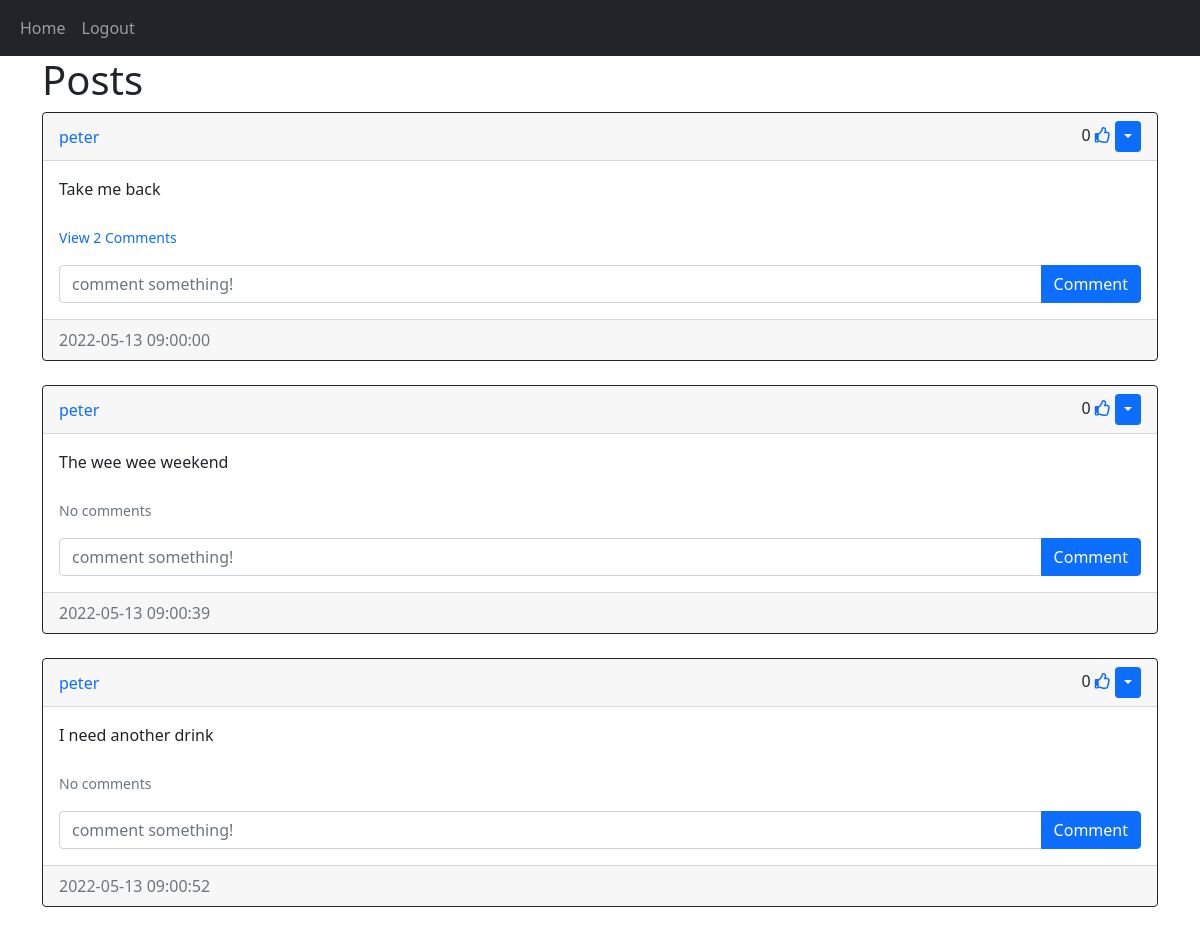
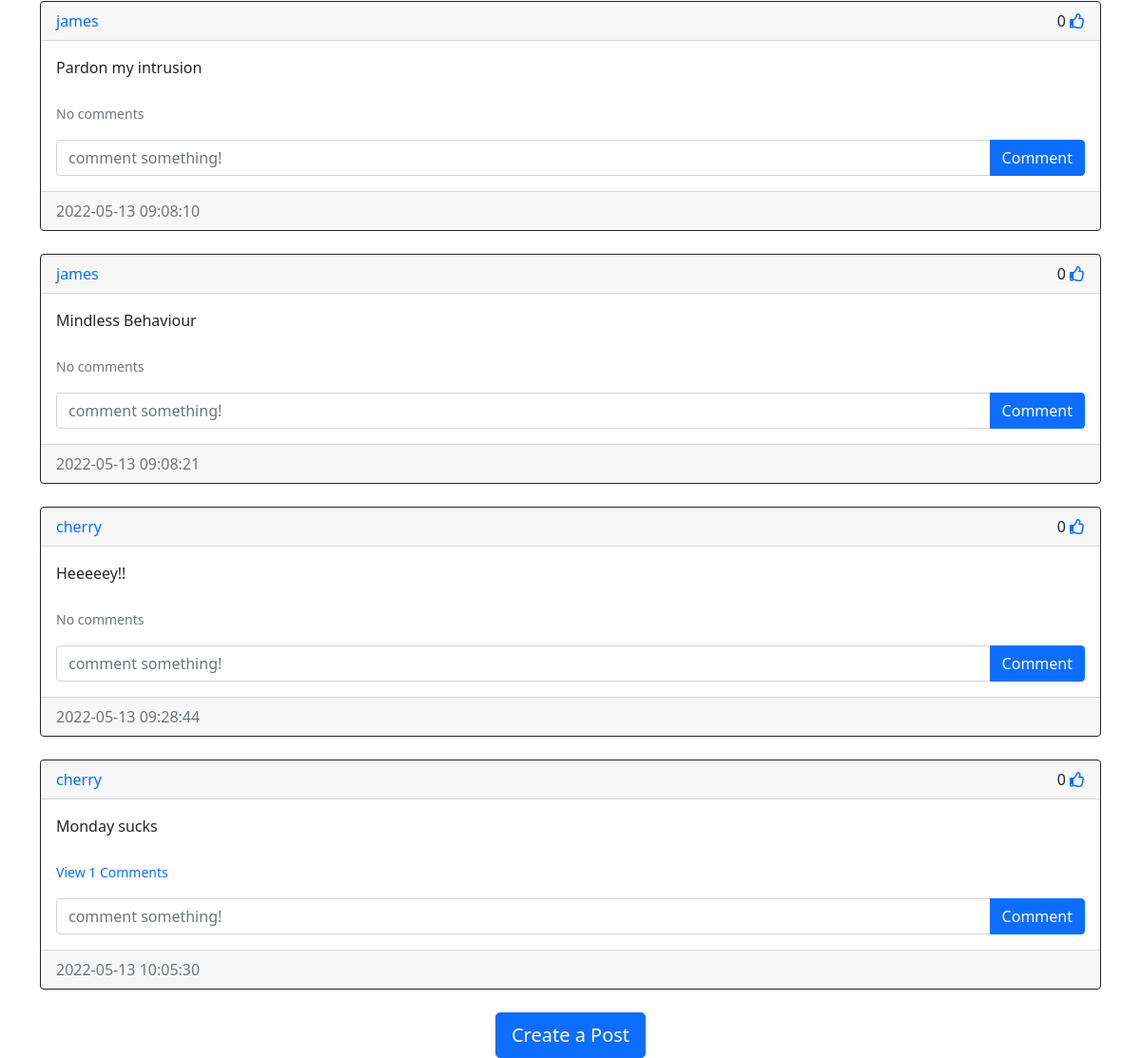
The app's page /home (signed in) with its own data (2 pictures, top to bottom).
### website/models/posts.py (models this page shows)
class Post(db.Model):
    id = db.Column(db.Integer, primary_key = True)
    text = db.Column(db.Text, nullable = False)
    date_created = db.Column(db.DateTime (timezone = True), default = func.now())
    author = db.Column(db.Integer, db.ForeignKey('user.id', ondelete = 'CASCADE'), nullable= False)
    comments = db.relationship('Comment', backref = 'post', passive_deletes = True)

### website/models/user.py (models this page shows)
class User(db.Model, UserMixin):
    id = db.Column(db.Integer, primary_key = True)
    email = db.Column(db.String(150), unique = True)
    username = db.Column(db.String(150), unique = True)
    password = db.Column(db.String(150))
    date_created = db.Column(db.DateTime (timezone = True), default = func.now())
    posts = db.relationship('Post', backref = 'user', passive_deletes = True)
    comments = db.relationship('Comment', backref = 'user', passive_deletes = True)
    likes = db.relationship('Like', backref = 'user', passive_deletes = True)

### website/views.py (the view)
@views.route('/')
@views.route('/home')
@login_required
def home():
    posts = Post.query.all()
    return render_template('home.html', user = current_user, posts = posts)

### website/__init__.py (called while the page is built)
def create_app():
    app = Flask(__name__)
    app.config['SECRET_KEY'] = '3456789032072dsjhe$@!@*hnui12'
    app.config['SQLALCHEMY_DATABASE_URI'] = f'sqlite:///{DB_NAME}'
    app.config['SQLALCHEMY_TRACK_MODIFICATIONS'] = False
    db.init_app(app)
    app.register_blueprint(views, url_prefix = '/')
    app.register_blueprint(auth, url_prefix = '/')
    create_database(app)
    login_manager = LoginManager()
    login_manager.login_view = 'auth.login'
    login_manager.init_app(app)
    @login_manager.user_loader
    def load_user(id):
       return User.query.get(int(id))
    return app

### website/templates/home.html (shortened to what this page needs)
{% extends 'posts_div.html' %}

### website/templates/posts_div.html (shortened to what this page needs)
{% extends 'base.html' %}
{% block content %}
<h1 align="'center">{% block header %}Posts{% endblock %}</h1>
<div id="posts">
    {% for post in posts %}
    <div class="card border-dark">
        <div class="card-header d-flex justify-content-between align-items-center">
            <a href="/posts/{{post.user.username}}" style="text-decoration: none;">{{post.user.username}}</a>
            <div>
                {{post.likes|length}}
                {% if user.id in post.likes|map(attribute = 'author')|list %}
                <a href="/like_post/{{post.id}}"><i class="fas fa-thumbs-up"></i></a>
                {% else %}
                <a href="/like_post/{{post.id}}"><i class="far fa-thumbs-up"></i></a>
                {% endif %}
                {% if user.id == post.author %}
                <div class="btn-group">
                    <button type="button" class="btn btn-sm btn-primary dropdown-toggle" data-bs-toggle = "dropdown"></button>
                </div>
                {% endif %}
            </div>
        </div>
        <div class="card-body">
            <div class="card-text">{{post.text}}</div>
            <br/>
            <p class="card-text">
                {% if post.comments|length > 0 %}
                <a href="#comments-{{post.id}}" data-bs-toggle="collapse" role="button" style="text-decoration: none;">
                <small>View {{post.comments|length}} Comments</small>
                </a>
                {% else %}
                <small class="text-muted">No comments</small>
                {% endif %}
            </p>
            <form action="/create_comment/{{post.id}}" method = 'POST' class="input-group mb3">
                <input type="text" name="text" id="text" class="form-control" placeholder="comment something!" />
                <button type="submit" class="btn btn-primary">Comment</button>
            </form>
        </div>
        <div class="card-footer text-muted">{{post.date_created}}</div>
    </div>
    <br/>
    {% endfor %}
    </div>
    {% block footer %}
    <div align = 'center'>
        <a href="/create_post">
            <button class="btn btn-primary btn-lg">
            Create a Post
            </button>
        </a>
    </div>
{% endblock %}
{% endblock %}

### records on screen
Post: user.username "peter", likes|length "0", text "Take me back", comments|length "2", date_created "2022-05-13 09:00:00"
Post: user.username "peter", likes|length "0", text "The wee wee weekend", shows "No comments", date_created "2022-05-13 09:00:39"
Post: user.username "peter", likes|length "0", text "I need another drink", shows "No comments", date_created "2022-05-13 09:00:52"
Post: user.username "james", likes|length "0", text "Pardon my intrusion", shows "No comments", date_created "2022-05-13 09:08:10"
Post: user.username "james", likes|length "0", text "Mindless Behaviour", shows "No comments", date_created "2022-05-13 09:08:21"
Post: user.username "cherry", likes|length "0", text "Heeeeey!!", shows "No comments", date_created "2022-05-13 09:28:44"
Post: user.username "cherry", likes|length "0", text "Monday sucks", comments|length "1", date_created "2022-05-13 10:05:30"
